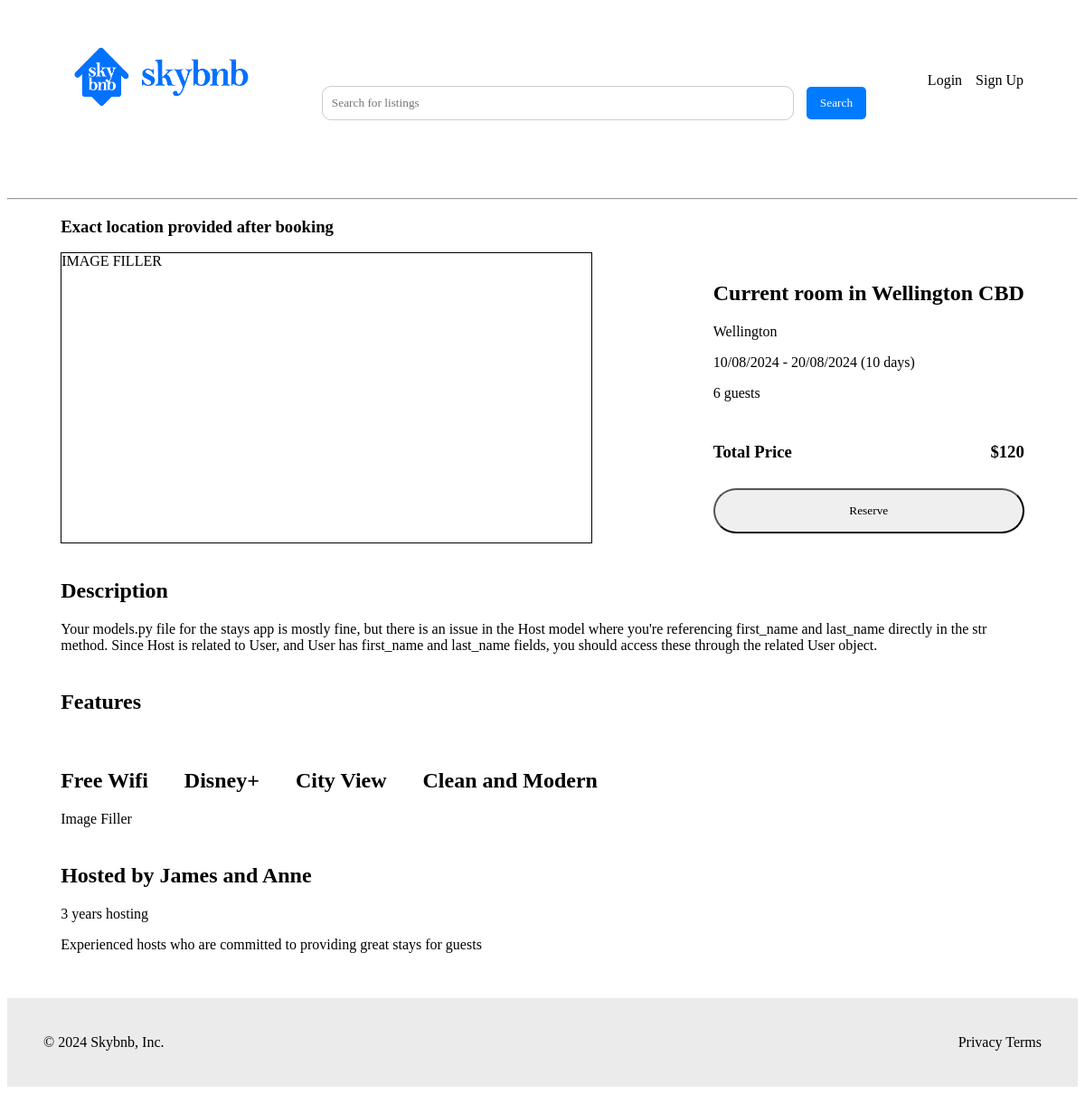
/stays/1, run on an earlier commit of the app's database.
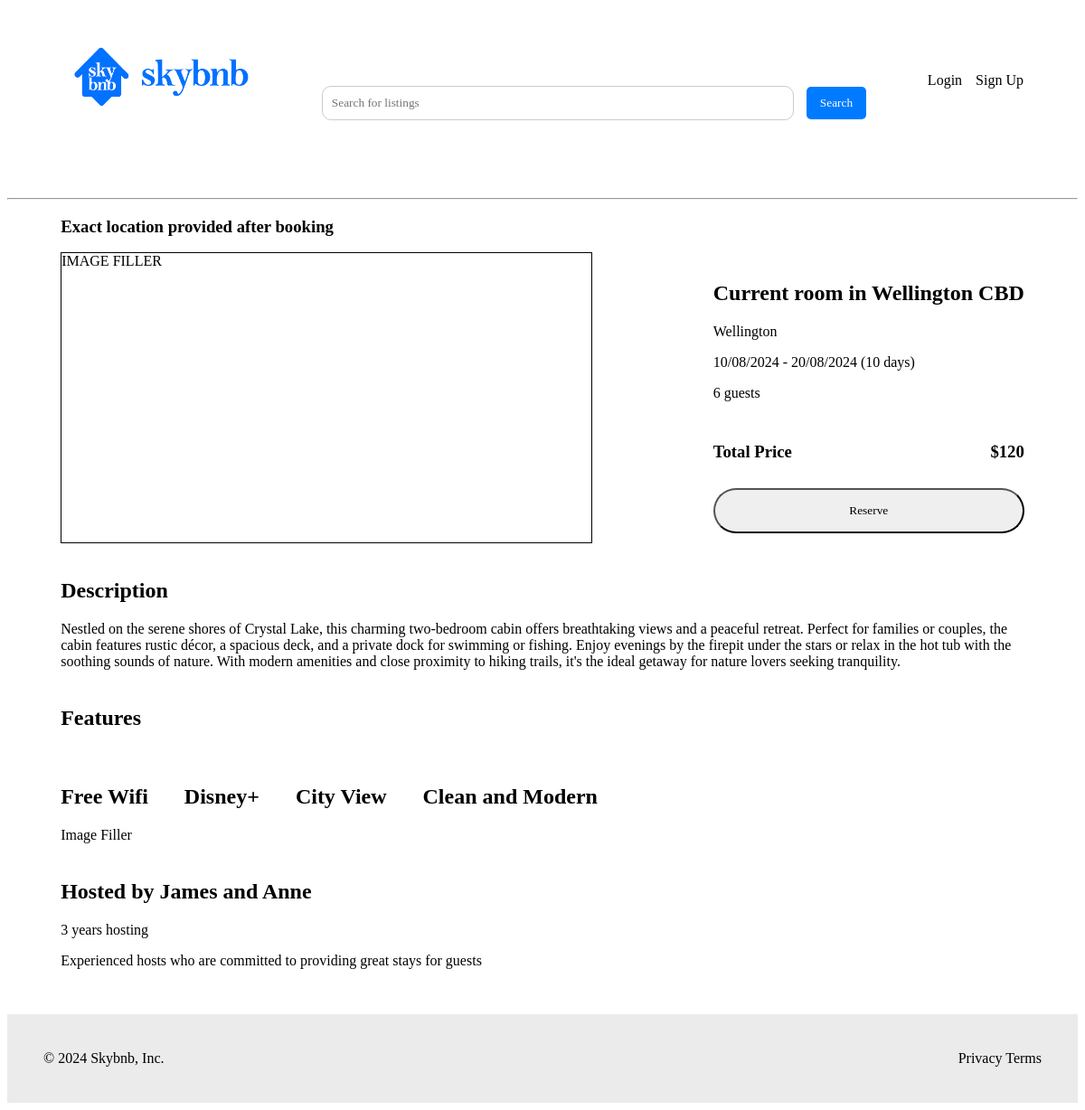
And on a later commit of the database.
### stays/models.py (models this page shows, shortened)
class Stay(models.Model):
    title = models.CharField(max_length=255)
    price = models.IntegerField()
    location = models.CharField(max_length=255)
    host = models.ForeignKey(Host, on_delete=models.PROTECT, related_name='host')
    guests = models.IntegerField()
    bedrooms = models.IntegerField()
    bathrooms = models.IntegerField()
    features = models.TextField(max_length=510)
    description = models.TextField(max_length=510)
    address = models.CharField(max_length=255)

### stays/views.py (the view)
# urls.py: path('stays/<int:pk>', StayDetailView.as_view(), name='stay_detail'),
class StayDetailView(DetailView):
    model = Stay
    template_name = 'stays/stay_detail.html'
    context_object_name = 'stay'

### stays/templates/stays/stay_detail.html (shortened to what this page needs)
{% extends 'base.html' %}
{% block content %}
<div id="stay-detail">
    <h3 class="location">Exact location provided after booking</h3>
    <div class="stay-section-1">
        <div class="stay-images">
            IMAGE FILLER
        </div>
        <div class="stay-section-1-info">
            <div>
                <h2>{{ stay.title }}</h2>
                <p>{{ stay.location }}</p>
                <p>10/08/2024 - 20/08/2024 (10 days)</p>
                <p>{{ stay.guests }} guests</p>
            </div>
            <div class="stay-price">
                <h3>Total Price</h3>
                <h3>${{ stay.price }}</h3>
            </div>
            <button>Reserve</button>
        </div>
    </div>
    <div class="stay-description">
        <h2>Description</h2>
        <p>{{ stay.description }}</p>
    </div>
    <div class="stay-features">
        <h2>Features</h2>
        <div>
            <h2>Free Wifi</h2>
            <h2>Disney+</h2>
            <h2>City View</h2>
            <h2>Clean and Modern</h2>
        </div>
    </div>
    <div class="stay-host-details">
        <div class="image">
            Image Filler
        </div>
        <div class="stay-host-info">
            <h2>Hosted by James and Anne</h2>
            <p>3 years hosting</p>
            <p>Experienced hosts who are committed to providing great stays for guests</p>
        </div>
    </div>
</div>
{% endblock %}

What changed in the data, as far as the page shows it:
changed Stay "Current room in Wellington CBD": description "Your models.py file for the stays app is mostly fine, but there is an issue in the Host model where you're referencing first_name and last_name directly in the str method. Since Host is related to User, and User has first_name and last_name fields, you should access these through the related User object." → "Nestled on the serene shores of Crystal Lake, this charming two-bedroom cabin offers breathtaking views and a peaceful retreat. Perfect for families or couples, the cabin features rustic décor, a spacious deck, and a private dock for swimming or fishing. Enjoy evenings by the firepit under the stars or relax in the hot tub with the soothing sounds of nature. With modern amenities and close proximity to hiking trails, it's the ideal getaway for nature lovers seeking tranquility."
